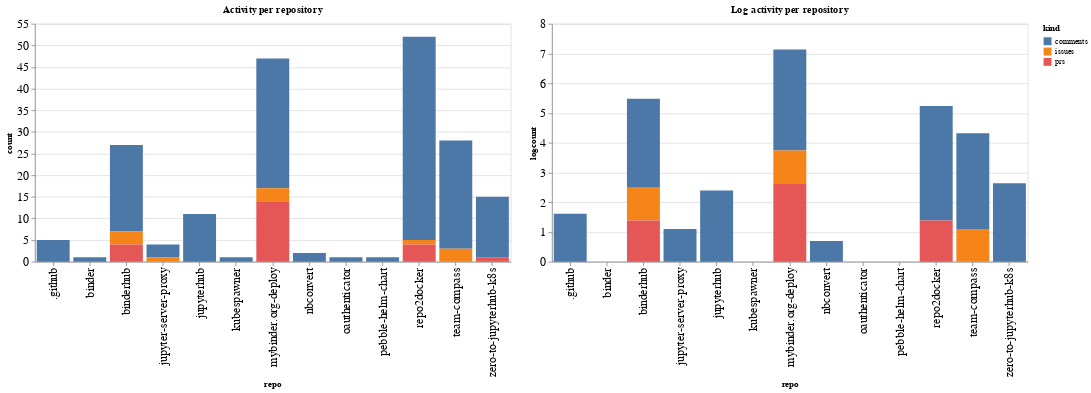

The notebook cell this image was saved under:
### Code cell
ch1 = alt.Chart(repo_summaries, width=600, title="Activity per repository").mark_bar().encode(
    x='repo',
    y='count',
    color='kind',
    tooltip="kind"
)

ch2 = alt.Chart(repo_summaries, width=600, title="Log activity per repository").mark_bar().encode(
    x='repo',
    y='logcount',
    color='kind',
    tooltip="kind"
)

ch1 | ch2

### Figure 1 — Vega-Lite specification as saved in the notebook (floating-point values rounded to 4 significant figures)
{"config": {"axisLeft": {"labelFontSize": 15}, "axisBottom": {"labelFontSize": 15}}, "hconcat": [{"mark": "bar", "encoding": {"color": {"type": "nominal", "field": "kind"}, "tooltip": {"type": "nominal", "field": "kind"}, "x": {"type": "nominal", "field": "repo"}, "y": {"type": "quantitative", "field": "count"}}, "title": "Activity per repository", "width": 600}, {"mark": "bar", "encoding": {"color": {"type": "nominal", "field": "kind"}, "tooltip": {"type": "nominal", "field": "kind"}, "x": {"type": "nominal", "field": "repo"}, "y": {"type": "quantitative", "field": "logcount"}}, "title": "Log activity per repository", "width": 600}], "data": {"name": "data-6398a74205877fb7f6fd6fbf90d9c721"}, "$schema": "https://vega.github.io/schema/vega-lite/v4.8.1.json", "datasets": {"data-6398a74205877fb7f6fd6fbf90d9c721": [{"repo": ".github", "kind": "comments", "count": 5, "logcount": 1.609}, {"repo": "binder", "kind": "comments", "count": 1, "logcount": 0.0}, {"repo": "binderhub", "kind": "comments", "count": 20, "logcount": 2.996}, {"repo": "binderhub", "kind": "issues", "count": 3, "logcount": 1.099}, {"repo": "binderhub", "kind": "prs", "count": 4, "logcount": 1.386}, {"repo": "jupyter-server-proxy", "kind": "comments", "count": 3, "logcount": 1.099}, {"repo": "jupyter-server-proxy", "kind": "issues", "count": 1, "logcount": 0.0}, {"repo": "jupyterhub", "kind": "comments", "count": 11, "logcount": 2.398}, {"repo": "kubespawner", "kind": "comments", "count": 1, "logcount": 0.0}, {"repo": "mybinder.org-deploy", "kind": "comments", "count": 30, "logcount": 3.401}, {"repo": "mybinder.org-deploy", "kind": "issues", "count": 3, "logcount": 1.099}, {"repo": "mybinder.org-deploy", "kind": "prs", "count": 14, "logcount": 2.639}, {"repo": "nbconvert", "kind": "comments", "count": 2, "logcount": 0.6931}, {"repo": "oauthenticator", "kind": "comments", "count": 1, "logcount": 0.0}, {"repo": "pebble-helm-chart", "kind": "comments", "count": 1, "logcount": 0.0}, {"repo": "repo2docker", "kind": "comments", "count": 47, "logcount": 3.85}, {"repo": "repo2docker", "kind": "issues", "count": 1, "logcount": 0.0}, {"repo": "repo2docker", "kind": "prs", "count": 4, "logcount": 1.386}, {"repo": "team-compass", "kind": "comments", "count": 25, "logcount": 3.219}, {"repo": "team-compass", "kind": "issues", "count": 3, "logcount": 1.099}, {"repo": "zero-to-jupyterhub-k8s", "kind": "comments", "count": 14, "logcount": 2.639}, {"repo": "zero-to-jupyterhub-k8s", "kind": "prs", "count": 1, "logcount": 0.0}]}}
